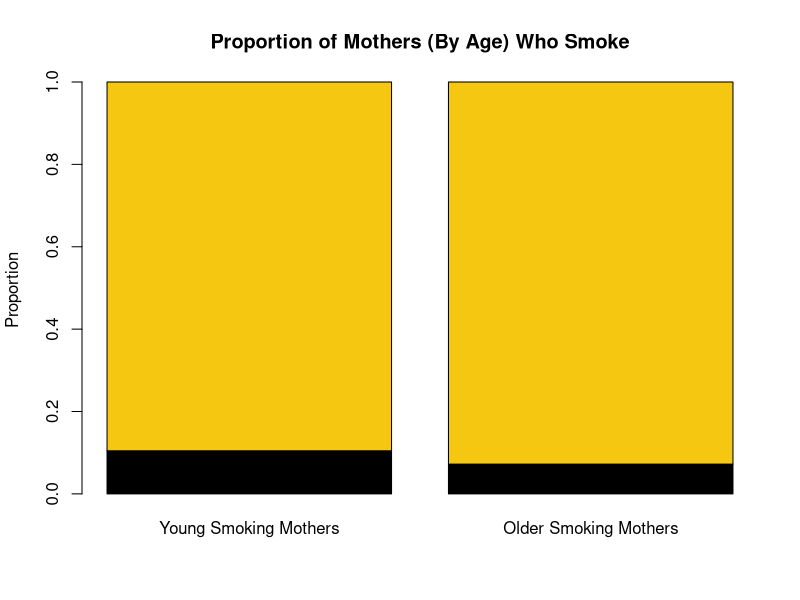
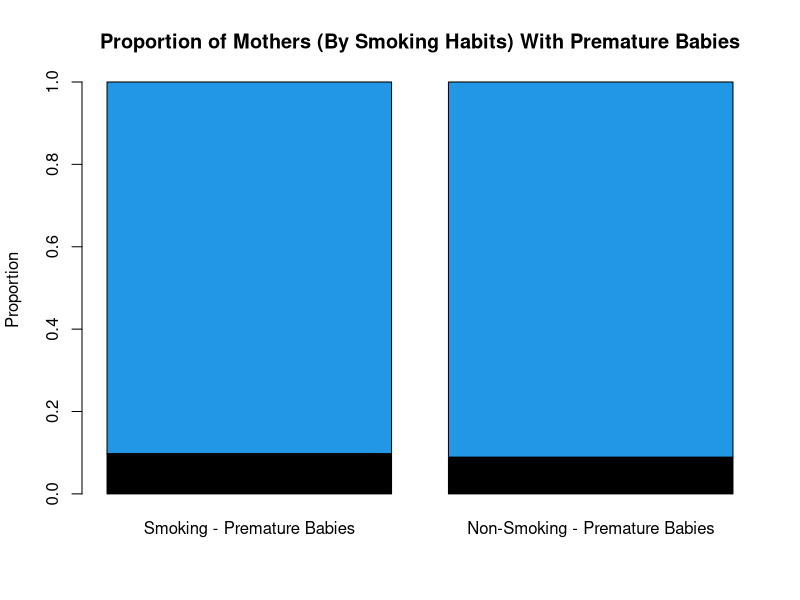
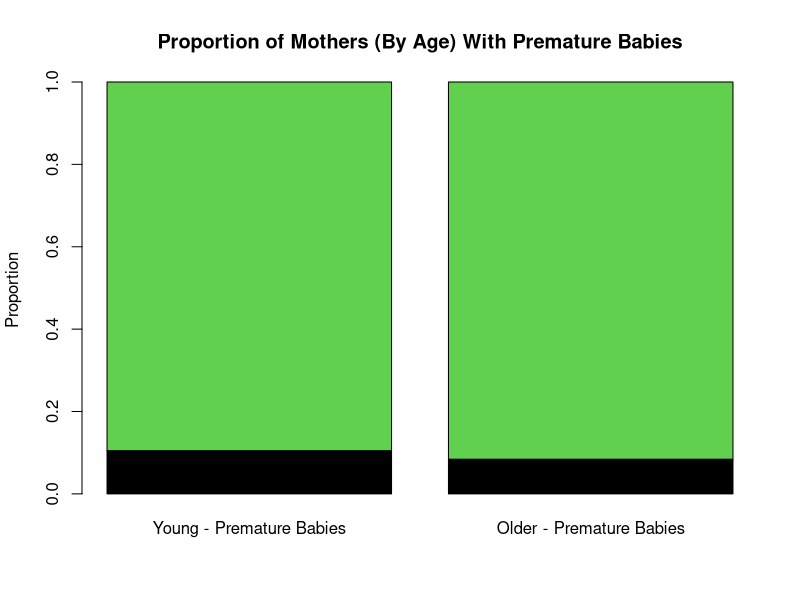
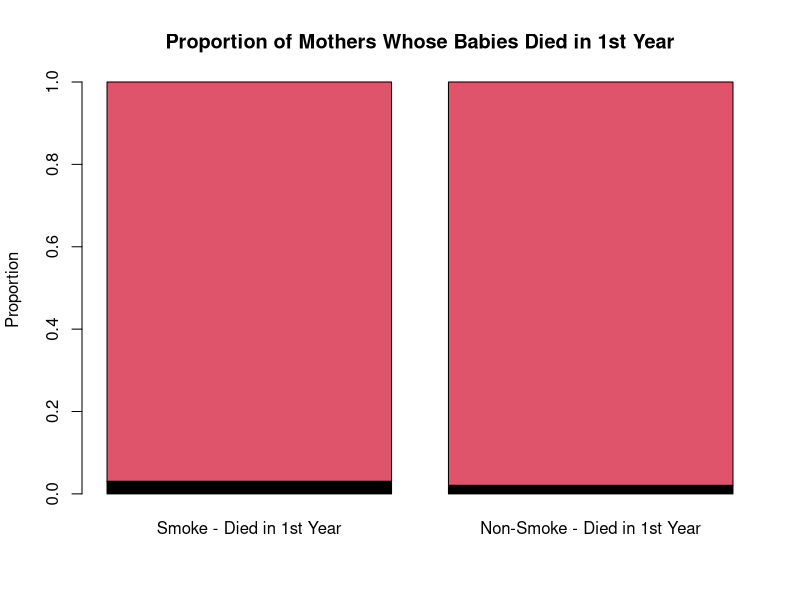
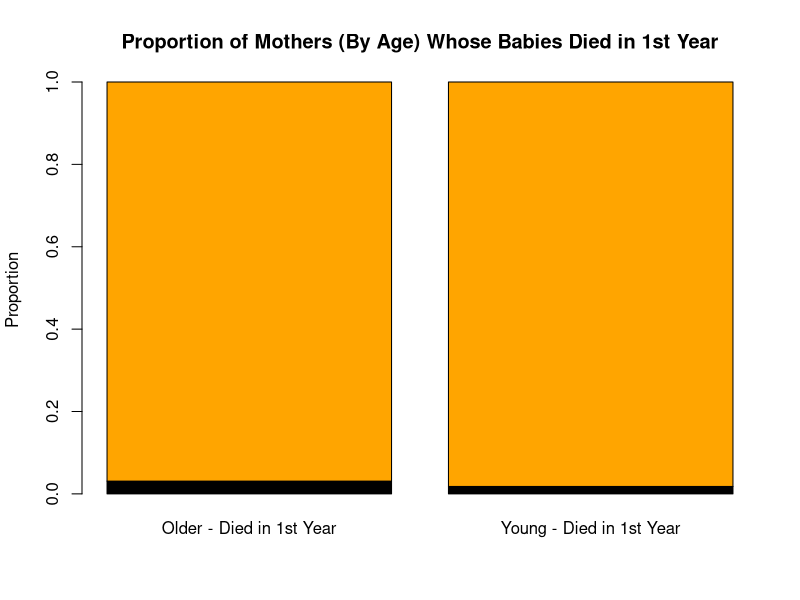

These figures' R source, in order:
## ---- chunk 1
library(knitr)
library(ggplot2)
library(tidyverse)
library(kableExtra)

knitr::opts_chunk$set(echo = TRUE, cache = TRUE)
knitr::opts_chunk$set(message = FALSE, warning = FALSE)
# set global chunk options: images will be 7x5 inches
knitr::opts_chunk$set(fig.width=7, fig.height=5, fig.align='center')

options(digits = 2)
options(scipen = 1)

## indents are for indenting r code as formatted text
## They may need to be adjusted depending on your OS
# if your output looks odd, increase or decrease indent
indent1 = '    '
indent2 = '        '
indent3 = '            '
## ---- chunk 2
tab <- data.frame(
  C0 = c(rep("Young", 2), rep("Older",2), "Total"),
  C1 = c("No", "Yes", "No", "Yes", ""),
  C2 = c(50, 9, 41, 4, 104),
  C3 = c(315, 40, 147, 11, 513),
  C4 = c(24, 6, 14, 1, 45),
  C5 = c(4012, 459, 1594, 124, 6189),
  C6 = c(4401, 514, 1796, 140, 6851)
)

colnames(tab) <- c("Mother's Age", "Smoker", "Premature - Died in 1st Year",
                   "Premature - Alive at 1st Year", 
                   "Full Term - Died in 1st Year", 
                   "Full Term - Alive at 1st Year", "Total")

tab %>% 
  kbl(align = "c", caption = "") %>%
  kable_classic(full_width = F, html_font = "Cambria") %>%
  kable_styling(bootstrap_options = c("bordered"), 
                full_width = F,
                position = "center",
                latex_options = "hold_position") %>%
  column_spec(1, border_left = T) %>%
  column_spec(6, border_right = "2px solid black") %>%
  column_spec(7, border_right = T) %>%
  row_spec(0, bold = T, color = "black") %>%
  row_spec(4, extra_css = "border-bottom: solid;") %>%
  column_spec(1:2, bold = T, color = "black") %>%
  collapse_rows(columns = 1:2, valign = "middle")




## ---- chunk 3

barplot(matrix(c(0.1046,1-0.1046,0.0723,1-0.0723),2,2), beside = F, names = c("Young Smoking Mothers", "Older Smoking Mothers"),
        main = "Proportion of Mothers (By Age) Who Smoke",
        ylab = "Proportion", col = c(17, 7))

## ---- chunk 4

barplot(matrix(c(0.0979,1-0.0979,0.0892,1-0.0892),2,2), beside = F, names = c("Smoking - Premature Babies", "Non-Smoking - Premature Babies"),
        main = "Proportion of Mothers (By Smoking Habits) With Premature Babies",
        ylab = "Proportion", col = c(17, 4))

## ---- chunk 5

barplot(matrix(c(0.1049,1-0.1049,0.0842,1-0.0842),2,2), beside = F, names = c("Young - Premature Babies", "Older - Premature Babies"),
        main = "Proportion of Mothers (By Age) With Premature Babies",
        ylab = "Proportion", col = c(17, 11))

## ---- chunk 6

barplot(matrix(c(0.0306,1-0.0306,0.0208,1-0.0208),2,2), beside = F, names = c("Smoke - Died in 1st Year", "Non-Smoke - Died in 1st Year"),
        main = "Proportion of Mothers Whose Babies Died in 1st Year",
        ylab = "Proportion", col = c(17, 2))

## ---- chunk 7

barplot(matrix(c(0.0310,1-0.0310,0.0181,1-0.0181),2,2), beside = F, names = c("Older - Died in 1st Year", "Young - Died in 1st Year"),
        main = "Proportion of Mothers (By Age) Whose Babies Died in 1st Year",
        ylab = "Proportion", col = c(17, "orange"))

## ---- chunk 8
tab <- data.frame(
  C0 = c("Older", "Young", "Total"),
  C1 = c(5, 15, 20),
  C2 = c(135, 499, 634),
  C3 = c(140, 514, 654)
)

colnames(tab) <- c("Age", "Died in 1st Year",
                   "Alive at 1st Year", "Total")

tab %>% 
  kbl(align = "c", caption = "Conditional on Smoking Mothers:") %>%
  kable_classic(full_width = F, html_font = "Cambria") %>%
  kable_styling(bootstrap_options = c("bordered"), 
                full_width = F,
                position = "float_left",
                latex_options = "hold_position") %>%
  column_spec(1, border_left = T) %>%
  column_spec(3, border_right = "2px solid black") %>%
  column_spec(4, border_right = T) %>%
  row_spec(0, bold = T, color = "black") %>%
  row_spec(2, extra_css = "border-bottom: solid;") %>%
  column_spec(1, bold = T, color = "black") %>%
  collapse_rows(columns = 1:2, valign = "middle")





tab2 <- data.frame(
  C0 = c("Older", "Young", "Total"),
  C1 = c(55, 74, 129),
  C2 = c(1741, 4327, 6068),
  C3 = c(1796, 4401, 6197)
)

colnames(tab2) <- c("Age", "Died in 1st Year",
                   "Alive at 1st Year", "Total")

tab2 %>% 
  kbl(align = "c", caption = "Conditional on Non-Smoking Mothers:") %>%
  kable_classic(full_width = F, html_font = "Cambria") %>%
  kable_styling(bootstrap_options = c("bordered"), 
                full_width = F,
                position = "right",
                latex_options = "hold_position") %>%
  column_spec(1, border_left = T) %>%
  column_spec(3, border_right = "2px solid black") %>%
  column_spec(4, border_right = T) %>%
  row_spec(0, bold = T, color = "black") %>%
  row_spec(2, extra_css = "border-bottom: solid;") %>%
  column_spec(1, bold = T, color = "black") %>%
  collapse_rows(columns = 1:2, valign = "middle")





## ---- chunk 9
tab <- data.frame(
  C0 = c("Older", "Young", "Total"),
  C1 = c(15, 49, 64),
  C2 = c(125, 465, 590),
  C3 = c(140, 514, 654)
)

colnames(tab) <- c("Age", "Premature",
                   "Full Term", "Total")

tab %>% 
  kbl(align = "c", caption = "Conditional on Smoking Mothers:") %>%
  kable_classic(full_width = F, html_font = "Cambria") %>%
  kable_styling(bootstrap_options = c("bordered"), 
                full_width = F,
                position = "float_left",
                latex_options = "hold_position") %>%
  column_spec(1, border_left = T) %>%
  column_spec(3, border_right = "2px solid black") %>%
  column_spec(4, border_right = T) %>%
  row_spec(0, bold = T, color = "black") %>%
  row_spec(2, extra_css = "border-bottom: solid;") %>%
  column_spec(1, bold = T, color = "black") %>%
  collapse_rows(columns = 1:2, valign = "middle")


tab2 <- data.frame(
  C0 = c("Older", "Young", "Total"),
  C1 = c(188, 365, 553),
  C2 = c(1608, 4036, 5644),
  C3 = c(1796, 4401, 6197)
)

colnames(tab2) <- c("Age", "Premature",
                   "Full Term", "Total")

tab2 %>% 
  kbl(align = "c", caption = "Conditional on Non-Smoking Mothers:") %>%
  kable_classic(full_width = F, html_font = "Cambria") %>%
  kable_styling(bootstrap_options = c("bordered"), 
                full_width = F,
                position = "right",
                latex_options = "hold_position") %>%
  column_spec(1, border_left = T) %>%
  column_spec(3, border_right = "2px solid black") %>%
  column_spec(4, border_right = T) %>%
  row_spec(0, bold = T, color = "black") %>%
  row_spec(2, extra_css = "border-bottom: solid;") %>%
  column_spec(1, bold = T, color = "black") %>%
  collapse_rows(columns = 1:2, valign = "middle")







## ---- chunk 10
tab <- data.frame(
  C0 = c("Older", "Young", "Total"),
  C1 = c(4, 9, 13),
  C2 = c(11, 40, 51),
  C3 = c(15, 49, 64)
)

colnames(tab) <- c("Age", "Premature - Died in 1st Year",
                   "Premature - Alive at 1st Year", "Total")

tab %>% 
  kbl(align = "c", caption = "Conditional on Smoking Mothers:") %>%
  kable_classic(full_width = F, html_font = "Cambria") %>%
  kable_styling(bootstrap_options = c("bordered"), 
                full_width = F,
                position = "float_left",
                latex_options = "hold_position") %>%
  column_spec(1, border_left = T) %>%
  column_spec(3, border_right = "2px solid black") %>%
  column_spec(4, border_right = T) %>%
  row_spec(0, bold = T, color = "black") %>%
  row_spec(2, extra_css = "border-bottom: solid;") %>%
  column_spec(1, bold = T, color = "black") %>%
  collapse_rows(columns = 1:2, valign = "middle")


tab2 <- data.frame(
  C0 = c("Older", "Young", "Total"),
  C1 = c(41, 50, 91),
  C2 = c(147, 315, 462),
  C3 = c(188, 365, 553)
)

colnames(tab2) <- c("Age", "Premature - Died in 1st Year",
                   "Premature - Alive at 1st Year", "Total")

tab2 %>% 
  kbl(align = "c", caption = "Conditional on Non-Smoking Mothers:") %>%
  kable_classic(full_width = F, html_font = "Cambria") %>%
  kable_styling(bootstrap_options = c("bordered"), 
                full_width = F,
                position = "right",
                latex_options = "hold_position") %>%
  column_spec(1, border_left = T) %>%
  column_spec(3, border_right = "2px solid black") %>%
  column_spec(4, border_right = T) %>%
  row_spec(0, bold = T, color = "black") %>%
  row_spec(2, extra_css = "border-bottom: solid;") %>%
  column_spec(1, bold = T, color = "black") %>%
  collapse_rows(columns = 1:2, valign = "middle")







## ---- chunk 11
tab <- data.frame(
  C0 = c("Yes", "No", "Total"),
  C1 = c(9, 50, 59),
  C2 = c(40, 315, 355),
  C3 = c(49, 365, 414)
)

colnames(tab) <- c("Smoker?", "Premature - Died in 1st Year",
                   "Premature - Alive at 1st Year", "Total")

tab %>% 
  kbl(align = "c", caption = "Conditional on Young Mothers:") %>%
  kable_classic(full_width = F, html_font = "Cambria") %>%
  kable_styling(bootstrap_options = c("bordered"), 
                full_width = F,
                position = "center",
                latex_options = "hold_position") %>%
  column_spec(1, border_left = T) %>%
  column_spec(3, border_right = "2px solid black") %>%
  column_spec(4, border_right = T) %>%
  row_spec(0, bold = T, color = "black") %>%
  row_spec(2, extra_css = "border-bottom: solid;") %>%
  column_spec(1, bold = T, color = "black") %>%
  collapse_rows(columns = 1:2, valign = "middle")







## ---- chunk 12
tab <- data.frame(
  C0 = c("Yes", "No", "Total"),
  C1 = c(4, 41, 45),
  C2 = c(11, 147, 158),
  C3 = c(15, 188, 203)
)

colnames(tab) <- c("Smoker?", "Premature - Died in 1st Year",
                   "Premature - Alive at 1st Year", "Total")

tab %>% 
  kbl(align = "c", caption = "Conditional on Older Mothers:") %>%
  kable_classic(full_width = F, html_font = "Cambria") %>%
  kable_styling(bootstrap_options = c("bordered"), 
                full_width = F,
                position = "center",
                latex_options = "hold_position") %>%
  column_spec(1, border_left = T) %>%
  column_spec(3, border_right = "2px solid black") %>%
  column_spec(4, border_right = T) %>%
  row_spec(0, bold = T, color = "black") %>%
  row_spec(2, extra_css = "border-bottom: solid;") %>%
  column_spec(1, bold = T, color = "black") %>%
  collapse_rows(columns = 1:2, valign = "middle")
